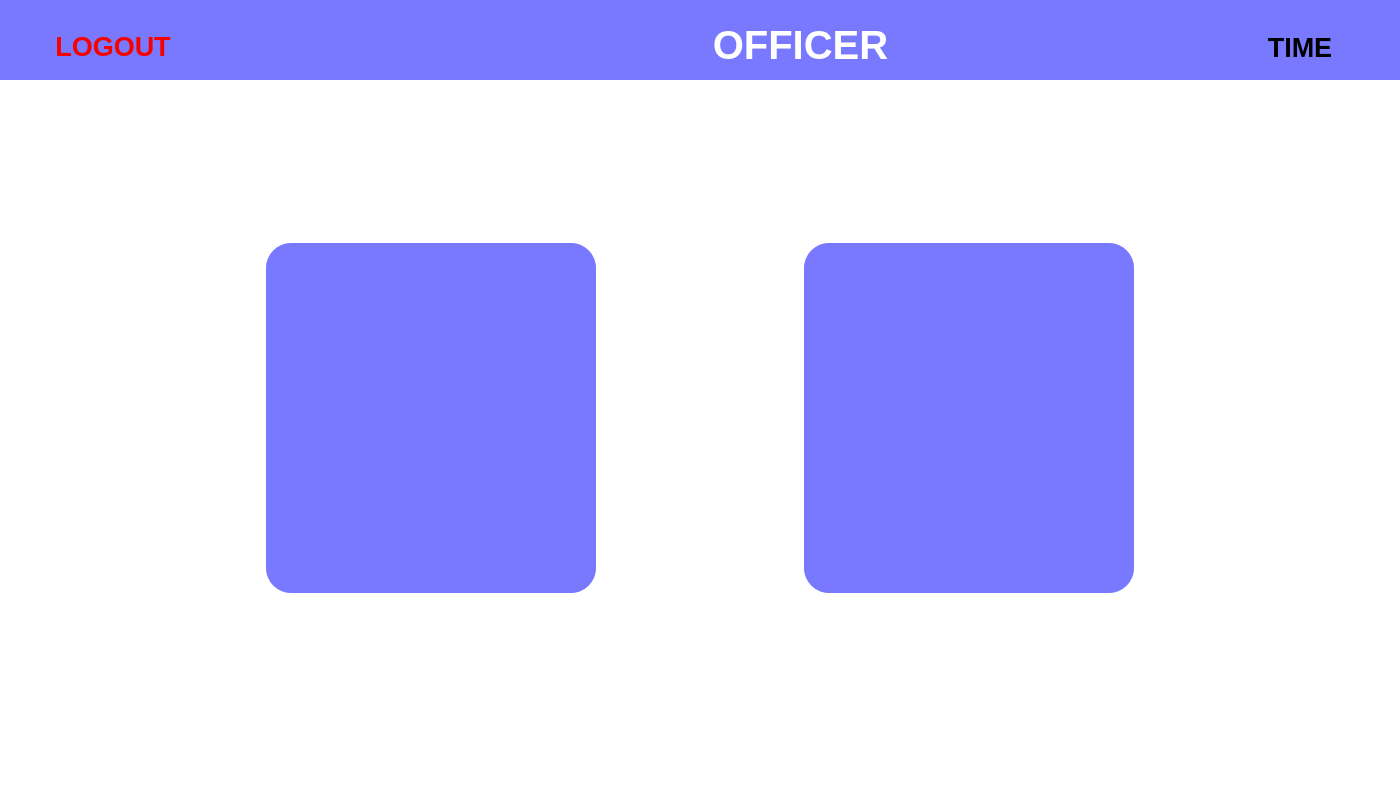
<?xml version="1.0" encoding="UTF-8"?>
<ui version="4.0">
 <class>Dialog</class>
 <widget class="QDialog" name="Dialog">
  <property name="geometry">
   <rect>
    <x>0</x>
    <y>0</y>
    <width>1400</width>
    <height>800</height>
   </rect>
  </property>
  <property name="windowTitle">
   <string>Dialog</string>
  </property>
  <property name="styleSheet">
   <string notr="true">background: #FFFFFF;
</string>
  </property>
  <widget class="QFrame" name="frame">
   <property name="geometry">
    <rect>
     <x>0</x>
     <y>0</y>
     <width>1401</width>
     <height>80</height>
    </rect>
   </property>
   <property name="styleSheet">
    <string notr="true">position: absolute;
background: #7879FF;
border-radius: 0px 0px 25px 25px;
</string>
   </property>
   <property name="frameShape">
    <enum>QFrame::StyledPanel</enum>
   </property>
   <property name="frameShadow">
    <enum>QFrame::Raised</enum>
   </property>
   <widget class="QPushButton" name="pushButton">
    <property name="geometry">
     <rect>
      <x>43</x>
      <y>29</y>
      <width>140</width>
      <height>35</height>
     </rect>
    </property>
    <property name="font">
     <font>
      <family>Arial</family>
      <pointsize>20</pointsize>
      <weight>75</weight>
      <bold>true</bold>
     </font>
    </property>
    <property name="styleSheet">
     <string notr="true">color: #F80000;
</string>
    </property>
    <property name="text">
     <string>LOGOUT</string>
    </property>
   </widget>
   <widget class="QPushButton" name="pushButton_2">
    <property name="geometry">
     <rect>
      <x>1230</x>
      <y>30</y>
      <width>140</width>
      <height>35</height>
     </rect>
    </property>
    <property name="font">
     <font>
      <family>Arial</family>
      <pointsize>20</pointsize>
      <weight>75</weight>
      <bold>true</bold>
     </font>
    </property>
    <property name="styleSheet">
     <string notr="true">color: #0000;
</string>
    </property>
    <property name="text">
     <string>TIME</string>
    </property>
   </widget>
   <widget class="QPushButton" name="pushButton_3">
    <property name="geometry">
     <rect>
      <x>690</x>
      <y>20</y>
      <width>221</width>
      <height>50</height>
     </rect>
    </property>
    <property name="font">
     <font>
      <family>Arial</family>
      <pointsize>30</pointsize>
      <weight>75</weight>
      <bold>true</bold>
     </font>
    </property>
    <property name="styleSheet">
     <string notr="true">color: #FFFFFF;
</string>
    </property>
    <property name="text">
     <string>OFFICER</string>
    </property>
   </widget>
  </widget>
  <widget class="QFrame" name="frame_2">
   <property name="geometry">
    <rect>
     <x>266</x>
     <y>243</y>
     <width>330</width>
     <height>350</height>
    </rect>
   </property>
   <property name="styleSheet">
    <string notr="true">position: absolute;
width: 330px;
height: 350px;

background: #7879FF;
border-radius: 25px;
</string>
   </property>
   <property name="frameShape">
    <enum>QFrame::StyledPanel</enum>
   </property>
   <property name="frameShadow">
    <enum>QFrame::Raised</enum>
   </property>
  </widget>
  <widget class="QFrame" name="frame_3">
   <property name="geometry">
    <rect>
     <x>804</x>
     <y>243</y>
     <width>330</width>
     <height>350</height>
    </rect>
   </property>
   <property name="styleSheet">
    <string notr="true">position: absolute;
width: 330px;
height: 350px;

background: #7879FF;
border-radius: 25px;
</string>
   </property>
   <property name="frameShape">
    <enum>QFrame::StyledPanel</enum>
   </property>
   <property name="frameShadow">
    <enum>QFrame::Raised</enum>
   </property>
  </widget>
 </widget>
 <resources/>
 <connections/>
</ui>
